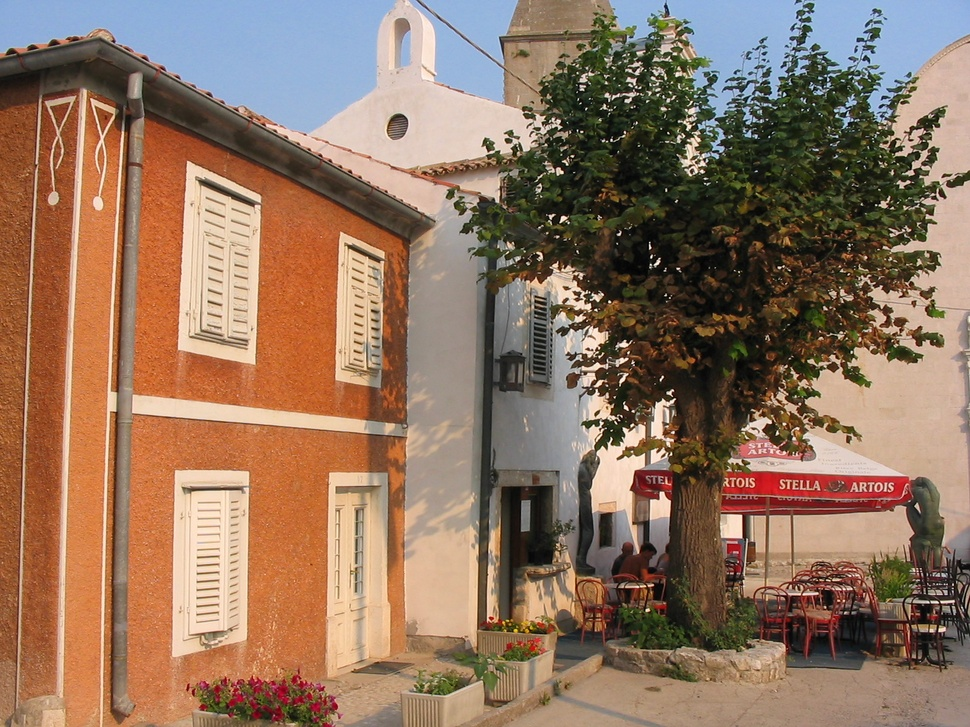
#> input picture 2019A-Procesamiento-digital-de-imagenes/2 Parcial/docs/foto.jpg, 970 x 727 px, shrunk from 1600 x 1200 before the run
$ jupyter execute --allow-errors Filtros.ipynb   (Python 2 division)   (older library calls are emulated)
#> lines starting #> are read from the running program, lines starting #| are printed output that depends on the picture
[cell 1]
from scipy import misc
from scipy import ndimage
from scipy import signal
import matplotlib.pylab as plt
from mpl_toolkits.mplot3d import Axes3D
from matplotlib import cm #mapas de colores
import numpy as np

[cell 2]
im = misc.imread("foto.jpg",mode="L")
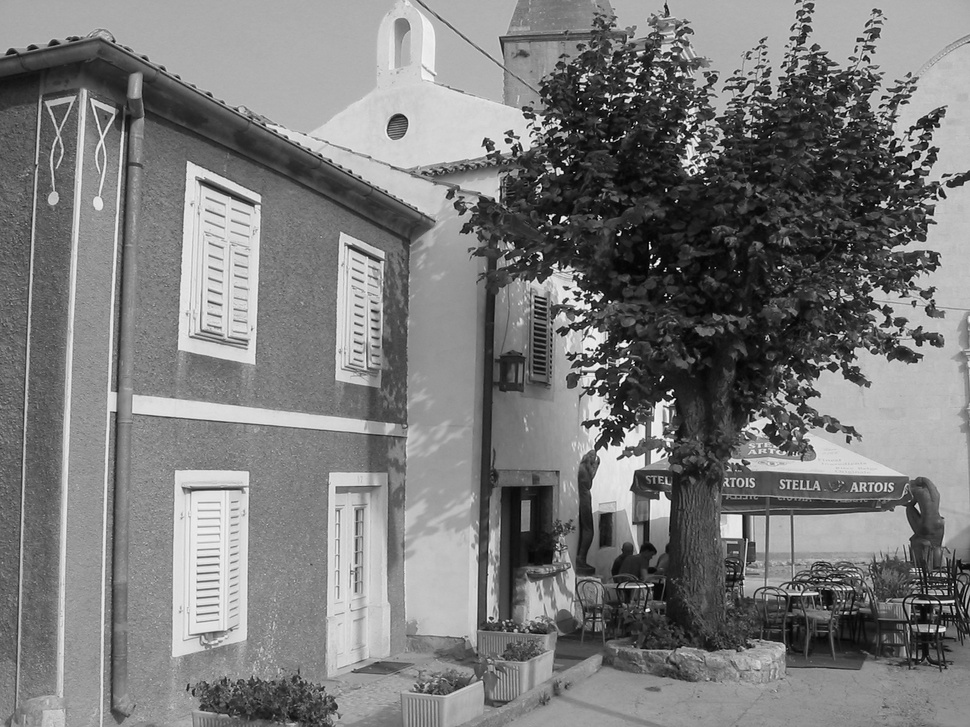
#> im: shape (727, 970); min 0, max 253, mean 122.3
plt.imshow(im, cmap="gray")
plt.axis("off")
plt.show()

# Filtro de Caja

[cell 3]
n = 3
f = np.ones((n,n))
f = f/np.sum(f)
print f
print "###################"
print np.sum(f)

Aplicamos el filtro mediante la función $\texttt{convolve2d}$

[cell 4]
im_s = signal.convolve2d(im, f, boundary="symm")
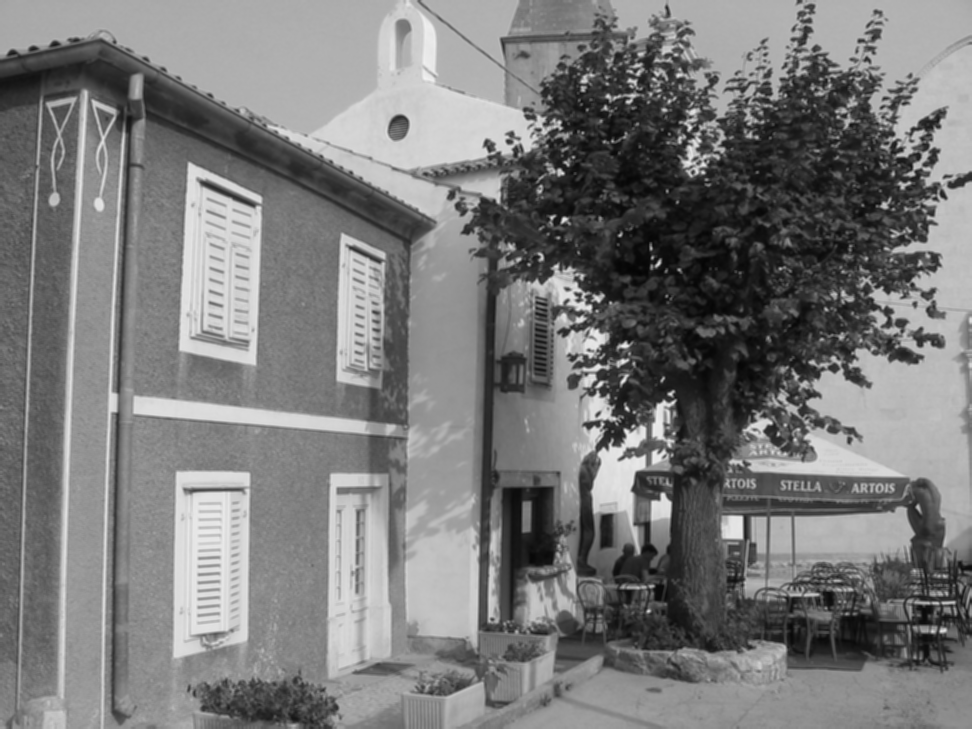
#> im_s: shape (729, 972) float64; min 4.67, max 242.3, mean 122.4
plt.subplot(121)
plt.imshow(im,cmap = "gray")
plt.axis("off")
plt.subplot(122)
plt.imshow(im_s,cmap = "gray")
plt.axis("off")
plt.show()
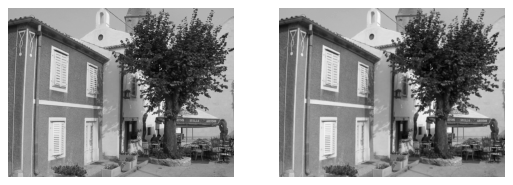
#> figure drawn by matplotlib, 2 panels

# Filtro Gaussiano

[cell 5]
#llenamos la matriz de filtro gaussiano
s = 5
n = int(6*s+0.5)
f = np.zeros((n,n))
for i in range(n):
    for j in range(n):
        f[i,j] = np.exp((-(i-n/2)**2-(j-n/2)**2)/(2*s**2))
k = np.sum(f)
f = f/k
f

[cell 6]
im_s = signal.convolve2d(im, f, boundary="symm")
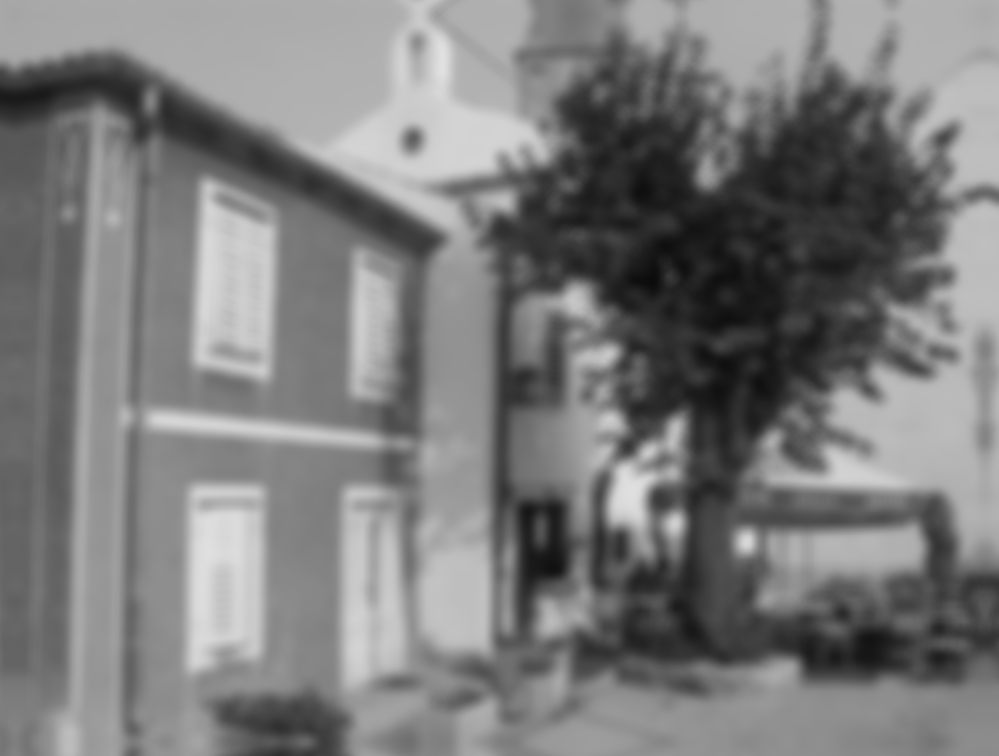
#> im_s: shape (756, 999) float64; min 11.68, max 225.3, mean 123.6
plt.subplot(121)
plt.imshow(im,cmap = "gray")
plt.axis("off")
plt.subplot(122)
plt.imshow(im_s,cmap = "gray")
plt.axis("off")
plt.show()

Grafica la matriz de filtro gaussiano

[cell 7]
X = np.arange(-n/3, n/3, 0.1)
Y = np.arange(-n/3, n/3, 0.1)
###############################################
X, Y = np.meshgrid(X, Y) #dominio de la función
###############################################
s = 5
Z = np.exp(-(X**2+Y**2)/(2*s**2))
# Z = (X+Y)/(X+Y) #Caja

fig = plt.figure()
#> (the rest of this cell did not finish here and is left out)

# Filtros derivadores

[cell 8]
f_v = np.array([[0, -1, 0], [0, 1, 0]])
f_v

[cell 9]
f_h = np.array([[0,0],[-1,1],[0,0]])
f_h

[cell 10]
dh = signal.convolve2d(im, f_h, boundary="symm")
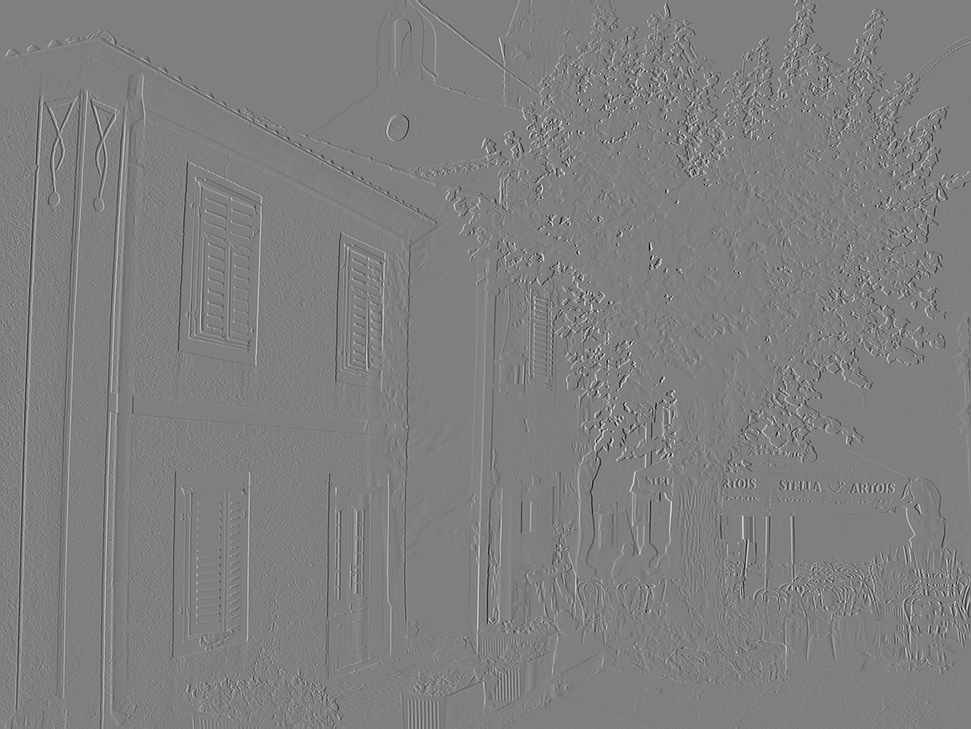
#> dh: shape (729, 971) int64; min -205, max 204, mean 0; drawn with min black and max white
plt.subplot(121)
plt.imshow(im,cmap = "gray")
plt.axis("off")
plt.subplot(122)
plt.imshow(dh,cmap = "gray")
plt.axis("off")
plt.show()

[cell 11]
dv = signal.convolve2d(im, f_v, boundary="symm")
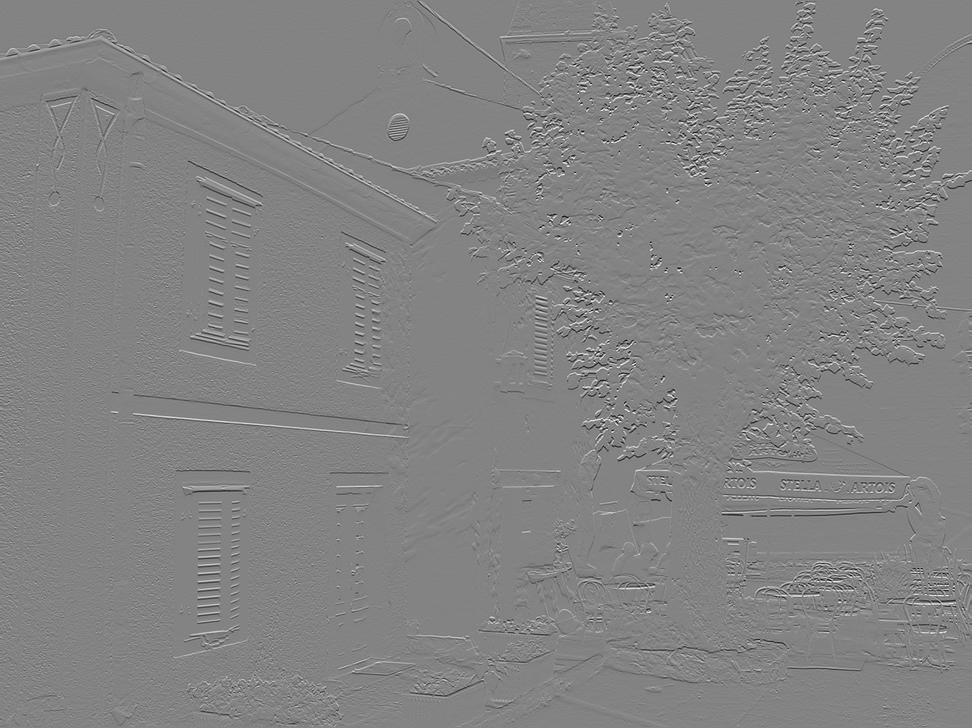
#> dv: shape (728, 972) int64; min -187, max 176, mean 0; drawn with min black and max white
plt.subplot(121)
plt.imshow(im,cmap = "gray")
plt.axis("off")
plt.subplot(122)
plt.imshow(dv,cmap = "gray")
plt.axis("off")
plt.show()

[cell 12]
# GI = np.zeros(im.shape)
im.shape
#> Out = (727, 970)
# for
